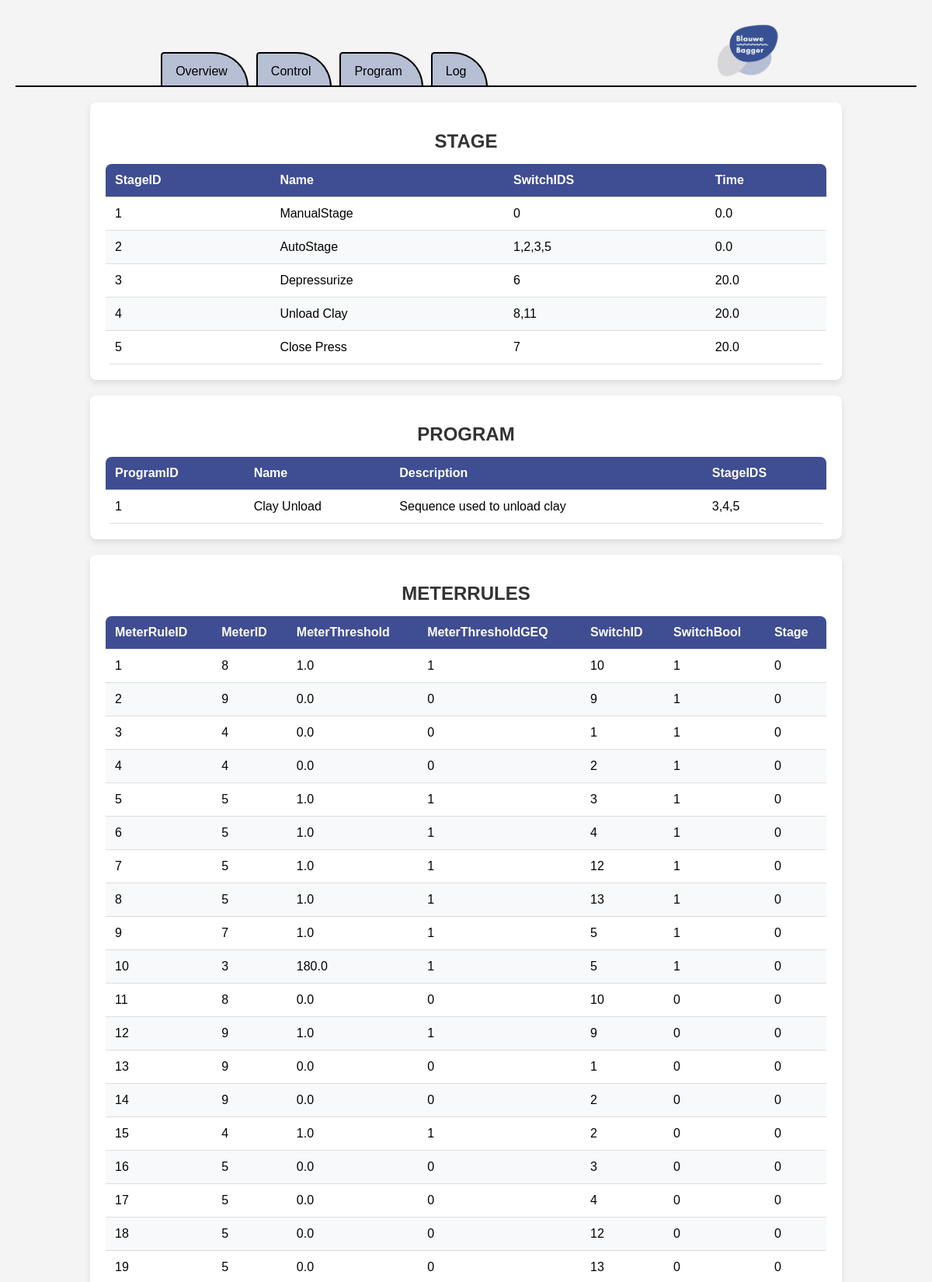
The page /tableview (upper part) on the database its author committed.
### tables this page shows
CREATE TABLE STAGE (
    StageID INTEGER PRIMARY KEY AUTOINCREMENT,
    Name TEXT NOT NULL,
    SwitchIDS TEXT,
    Time REAL NOT NULL
);

CREATE TABLE PROGRAM (
    ProgramID INTEGER PRIMARY KEY AUTOINCREMENT,
    Name TEXT NOT NULL,
    Description TEXT,
    StageIDS TEXT NOT NULL
);

CREATE TABLE METERRULES (
    MeterRuleID INTEGER PRIMARY KEY AUTOINCREMENT,
    MeterID INTEGER,
    MeterThreshold REAL NOT NULL,
    MeterThresholdGEQ INTEGER NOT NULL,
    SwitchID INTEGER,
    SwitchBool INTEGER NOT NULL,
    Stage INTEGER NOT NULL,
    FOREIGN KEY (MeterID) REFERENCES METER(MeterID)
    FOREIGN KEY (SwitchID) REFERENCES SWITCH(SwitchID)
);

### server/server.py (the view)
@app.route("/tableview")
def tableview():
    tables = []
    for tableName in tableNames:
        tables.append(sF.getTable(tableName,0))
    return render_template('tableview.html',tables=tables,tableNames=tableNames)

### server/serverFunctions/getTable.py (called while the page is built)
def getTable(table,add):
    db = sqlite3.connect('../data/machine.db',timeout=5)
    cs = db.execute('SELECT * FROM ' + table)
    ns = [description[0] for description in cs.description]
    result = []
    rows = 1;
    for ci in cs:
        result.append(dict(zip(ns,ci)))
        rows = rows + 1
    if add:
        if table != "MACHINESTATUS" and table != "FORCE":
            result.append(dict(zip(ns,[rows]+[None]*len(ns))))
    else:
        if not result:
            result.append(dict(zip(ns,[rows]+[None]*len(ns))))
    db.close()
    return result

### server/templates/tableview.html
{% extends "layout.html" %}
{% block main %}
	{% for table in tables %}
		<div class="table-container">
			<h1>{{ tableNames[loop.index-1] }}</h1>
                	<table>
                        	<thead>
                                	<tr>
					{% for key, value in table[0].items() %}
                                        	        <th>{{key}}</th>
                                 	       {% endfor %}
                                	</tr>
                       		</thead>
                        	<tbody>
                                	{% for item in table %}
                                        	<tr>
                                                	{% for key, value in item.items() %}
                                                	        <td>{{value}}</th>
                                        	        {% endfor %}
                                	        </tr>
                        	        {% endfor %}
                	        </tbody>
        	        </table>
	        </div>
	{% endfor %}
{% endblock %}

### server/static/styles.css (style rules this page uses)
.table-container { width: 80%; margin: 20px auto; padding: 20px; background: #fff; box-shadow: 0 4px 8px rgba(0, 0, 0, 0.1); border-radius: 8px; }
h1 { text-align: center; font-size: 1.5rem; margin-bottom: 15px; color: #333; }
.table-container table { width: 100%; border-collapse: collapse; overflow: hidden; border-radius: 8px; }
.table-container thead { background: #3F4D92; color: #fff; }
.table-container th, .table-container td { padding: 12px; text-align: left; border-bottom: 1px solid #ddd; }
.table-container tbody tr:nth-child(even) { background: #f8f9fa; }
h1 { text-align: center; }

### rows shown on the page
STAGE: key "Name", key "Time", item "1" "0", Name "ManualStage", Time "0.0"
STAGE: item "2", Name "AutoStage", SwitchIDS "1,2,3,5", Time "0.0"
STAGE: item "3" "6", Name "Depressurize", Time "20.0"
STAGE: item "4", Name "Unload Clay", SwitchIDS "8,11", Time "20.0"
STAGE: item "5" "7", Name "Close Press", Time "20.0"
PROGRAM: key "Name", key "Description", key "StageIDS", item "1", Name "Clay Unload", Description "Sequence used to unload clay", StageIDS "3,4,5"
METERRULES: key "MeterThreshold", item "1" "8" "1" "10" "1" "0", MeterThreshold "1.0"
METERRULES: item "2" "9" "0" "9" "1" "0", MeterThreshold "0.0"
METERRULES: item "3" "4" "0" "1" "1" "0", MeterThreshold "0.0"
METERRULES: item "4" "4" "0" "2" "1" "0", MeterThreshold "0.0"
METERRULES: item "5" "5" "1" "3" "1" "0", MeterThreshold "1.0"
METERRULES: item "6" "5" "1" "4" "1" "0", MeterThreshold "1.0"
METERRULES: item "7" "5" "1" "12" "1" "0", MeterThreshold "1.0"
METERRULES: item "8" "5" "1" "13" "1" "0", MeterThreshold "1.0"
METERRULES: item "9" "7" "1" "5" "1" "0", MeterThreshold "1.0"
METERRULES: item "10" "3" "1" "5" "1" "0", MeterThreshold "180.0"
METERRULES: item "11" "8" "0" "10" "0" "0", MeterThreshold "0.0"
METERRULES: item "12" "9" "1" "9" "0" "0", MeterThreshold "1.0"
METERRULES: item "13" "9" "0" "1" "0" "0", MeterThreshold "0.0"
METERRULES: item "14" "9" "0" "2" "0" "0", MeterThreshold "0.0"
METERRULES: item "15" "4" "1" "2" "0" "0", MeterThreshold "1.0"
METERRULES: item "16" "5" "0" "3" "0" "0", MeterThreshold "0.0"
METERRULES: item "17" "5" "0" "4" "0" "0", MeterThreshold "0.0"
METERRULES: item "18" "5" "0" "12" "0" "0", MeterThreshold "0.0"
METERRULES: item "19" "5" "0" "13" "0" "0", MeterThreshold "0.0"

### other values the page prints
{{ tableNames[loop.index-1] }} "STAGE" "PROGRAM" "METERRULES"
{{ key }} "StageID" "SwitchIDS" "ProgramID" "MeterRuleID" "MeterID" "MeterThresholdGEQ" "SwitchID" "SwitchBool" "Stage"
